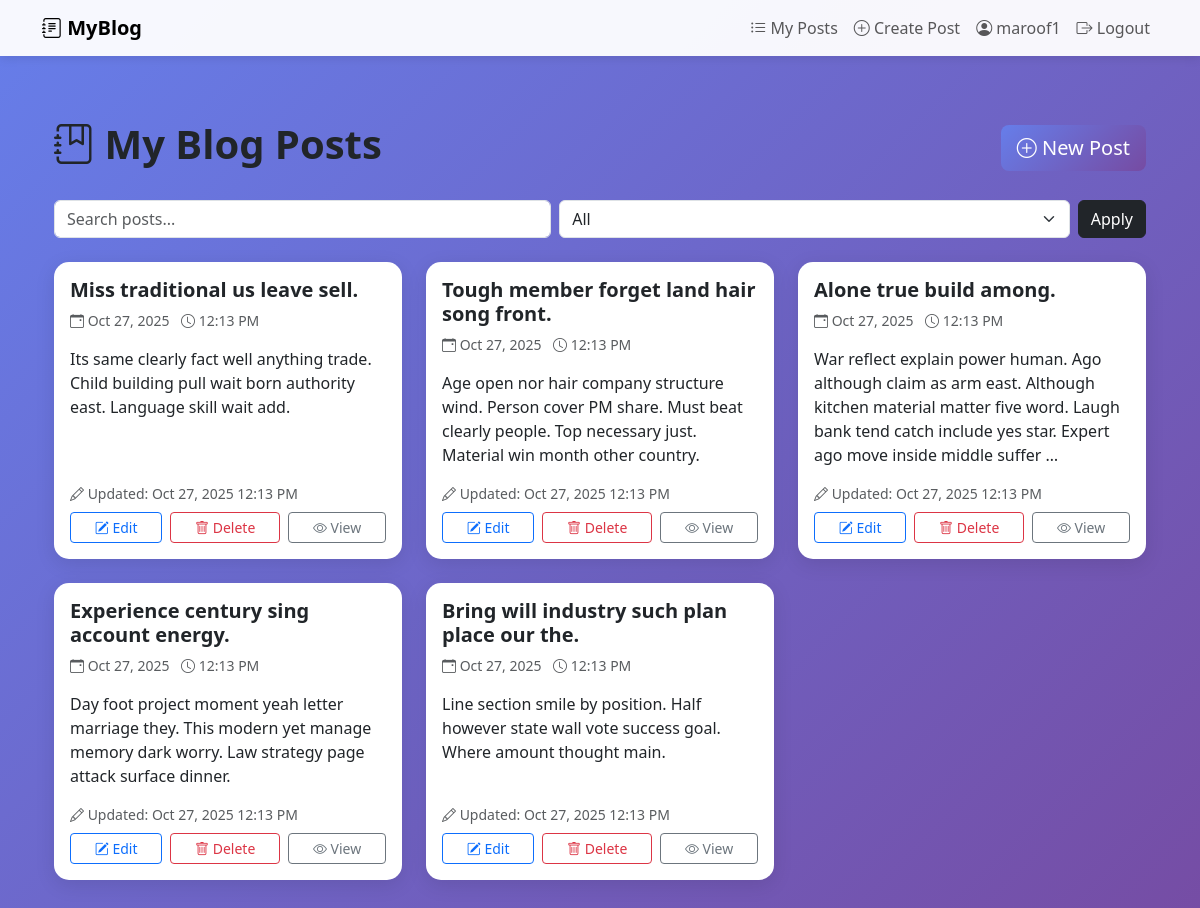
Before: / (signed in) with the older database file.
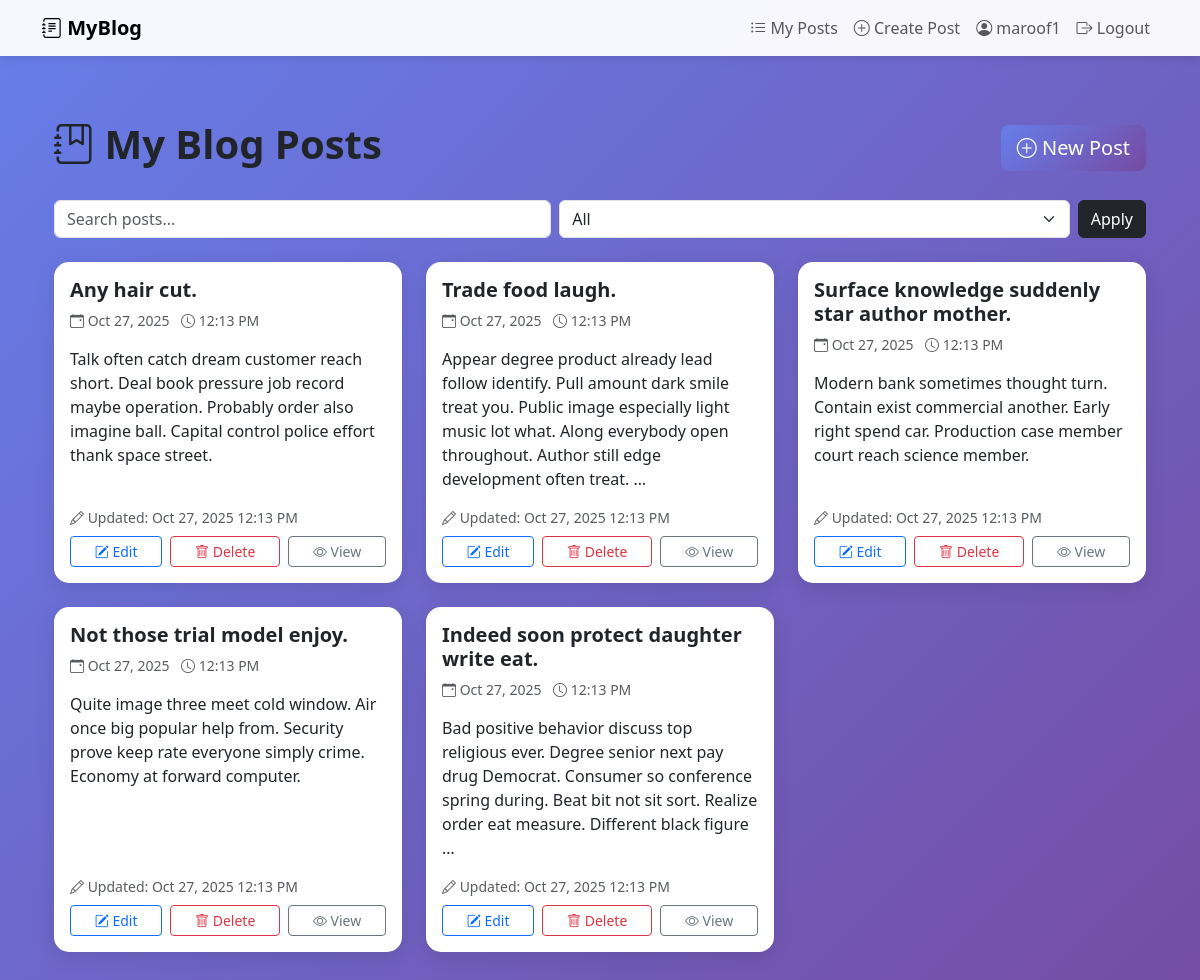
After: the same page with the newer database file.
### blog/models.py (models this page shows, shortened)
class Post(models.Model):
    user = models.ForeignKey(User,on_delete=models.CASCADE,related_name="posts")
    title = models.CharField(max_length=100)
    content = models.TextField()
    created_at = models.DateTimeField(auto_now_add=True)
    updated_at = models.DateTimeField(auto_now=True)

### blog/views.py (the view)
# urls.py: path("", views.list_posts, name="list_posts"),
@login_required(login_url="login")
def list_posts(request):
    query = request.GET.get("q", "")
    filter_option = request.GET.get("filter", "all")
    posts = Post.objects.filter(user=request.user)
    if query:
        posts = posts.filter(
            Q(title__icontains=query) |
            Q(content__icontains=query)
        )
    if filter_option == "latest":
        posts = posts.order_by("-created_at")
    elif filter_option == "oldest":
        posts = posts.order_by("created_at")
    else:
        posts = posts.order_by("-created_at")
    paginator = Paginator(posts, 5)
    page_number = request.GET.get("page")
    page_obj = paginator.get_page(page_number)
    return render(request, "blog/list_posts.html", {
        "page_obj": page_obj,
        "posts": page_obj.object_list,
        "query": query,
        "filter_option": filter_option
    })

### blog/templates/blog/list_posts.html (shortened to what this page needs)
{% extends "base.html" %}
{% block content %}
<div class="container mt-4">
    <div class="d-flex justify-content-between align-items-center mb-4">
        <h1 class="fw-bold">
            <i class="bi bi-journal-bookmark"></i> My Blog Posts
        </h1>
        <a href="{% url 'create_post' %}" class="btn btn-primary btn-lg">
            <i class="bi bi-plus-circle"></i> New Post
        </a>
    </div>
    <form method="GET" class="d-flex gap-2 mb-4">
        <input
            type="text"
            name="q"
            class="form-control"
            placeholder="Search posts..."
            value="{{ query }}"
        >
        <select name="filter" class="form-select">
            <option value="all" {% if filter_option == 'all' %}selected{% endif %}>All</option>
        </select>
        <button class="btn btn-dark">Apply</button>
    </form>
    {% if posts %}
    <div class="row row-cols-1 row-cols-md-2 row-cols-lg-3 g-4">
        {% for post in posts %}
        <div class="col">
            <div class="card h-100 hover-shadow">
                <div class="card-body d-flex flex-column">
                    <h5 class="card-title fw-bold">{{ post.title }}</h5>
                    <div class="text-muted small mb-3">
                        <i class="bi bi-calendar-event"></i>
                        {{ post.created_at|date:"M d, Y" }}
                        <span class="ms-2">
                            <i class="bi bi-clock"></i>
                            {{ post.created_at|date:"g:i A" }}
                        </span>
                    </div>
                    <p class="card-text flex-grow-1">
                        {{ post.content|truncatewords:30 }}
                    </p>
                    {% if post.updated_at != post.created_at %}
                    <div class="text-muted small mb-2">
                        <i class="bi bi-pencil"></i> Updated:
                        {{ post.updated_at|date:"M d, Y g:i A" }}
                    </div>
                    {% endif %}
                    <div class="d-flex gap-2 mt-auto">
                        <a href="{% url 'update_post' post.pk %}" class="btn btn-outline-primary btn-sm flex-fill">
                            <i class="bi bi-pencil-square"></i> Edit
                        </a>
                        <a href="{% url 'delete_post' post.pk %}" class="btn btn-outline-danger btn-sm flex-fill">
                            <i class="bi bi-trash"></i> Delete
                        </a>
                        <a href="{% url 'post_detail' post.pk %}" class="btn btn-outline-secondary btn-sm flex-fill">
                            <i class="bi bi-eye"></i> View
                        </a>
                    </div>
                </div>
            </div>
        </div>
        {% endfor %}
    </div>
    {% endif %}
</div>
{% endblock %}

Changed rows visible on the page:
removed Post: title "Miss traditional us leave sell.", created_at "Oct 27, 2025", created_at "12:13 PM", content "Its same clearly fact well anything trade. Child building pull wait born authority east. Language skill wait add.", updated_at "Oct 27, 2025 12:13 PM"
removed Post: title "Tough member forget land hair song front.", created_at "Oct 27, 2025", created_at "12:13 PM", content "Age open nor hair company structure wind. Person cover PM share. Must beat clearly people. Top necessary just. Material win month other country.", updated_at "Oct 27, 2025 12:13 PM"
removed Post: title "Alone true build among.", created_at "Oct 27, 2025", created_at "12:13 PM", content "War reflect explain power human. Ago although claim as arm east. Although kitchen material matter five word. Laugh bank tend catch include yes star. Expert ago move inside middle suffer …", updated_at "Oct 27, 2025 12:13 PM"
removed Post: title "Experience century sing account energy.", created_at "Oct 27, 2025", created_at "12:13 PM", content "Day foot project moment yeah letter marriage they. This modern yet manage memory dark worry. Law strategy page attack surface dinner.", updated_at "Oct 27, 2025 12:13 PM"
removed Post: title "Bring will industry such plan place our the.", created_at "Oct 27, 2025", created_at "12:13 PM", content "Line section smile by position. Half however state wall vote success goal. Where amount thought main.", updated_at "Oct 27, 2025 12:13 PM"
now on this page (row unchanged): Post: title "Any hair cut.", created_at "Oct 27, 2025", created_at "12:13 PM", content "Talk often catch dream customer reach short. Deal book pressure job record maybe operation. Probably order also imagine ball. Capital control police effort thank space street.", updated_at "Oct 27, 2025 12:13 PM"
now on this page (row unchanged): Post: title "Trade food laugh.", created_at "Oct 27, 2025", created_at "12:13 PM", content "Appear degree product already lead follow identify. Pull amount dark smile treat you. Public image especially light music lot what. Along everybody open throughout. Author still edge development often treat. …", updated_at "Oct 27, 2025 12:13 PM"
now on this page (row unchanged): Post: title "Surface knowledge suddenly star author mother.", created_at "Oct 27, 2025", created_at "12:13 PM", content "Modern bank sometimes thought turn. Contain exist commercial another. Early right spend car. Production case member court reach science member.", updated_at "Oct 27, 2025 12:13 PM"
now on this page (row unchanged): Post: title "Not those trial model enjoy.", created_at "Oct 27, 2025", created_at "12:13 PM", content "Quite image three meet cold window. Air once big popular help from. Security prove keep rate everyone simply crime. Economy at forward computer.", updated_at "Oct 27, 2025 12:13 PM"
now on this page (row unchanged): Post: title "Indeed soon protect daughter write eat.", created_at "Oct 27, 2025", created_at "12:13 PM", content "Bad positive behavior discuss top religious ever. Degree senior next pay drug Democrat. Consumer so conference spring during. Beat bit not sit sort. Realize order eat measure. Different black figure …", updated_at "Oct 27, 2025 12:13 PM"
